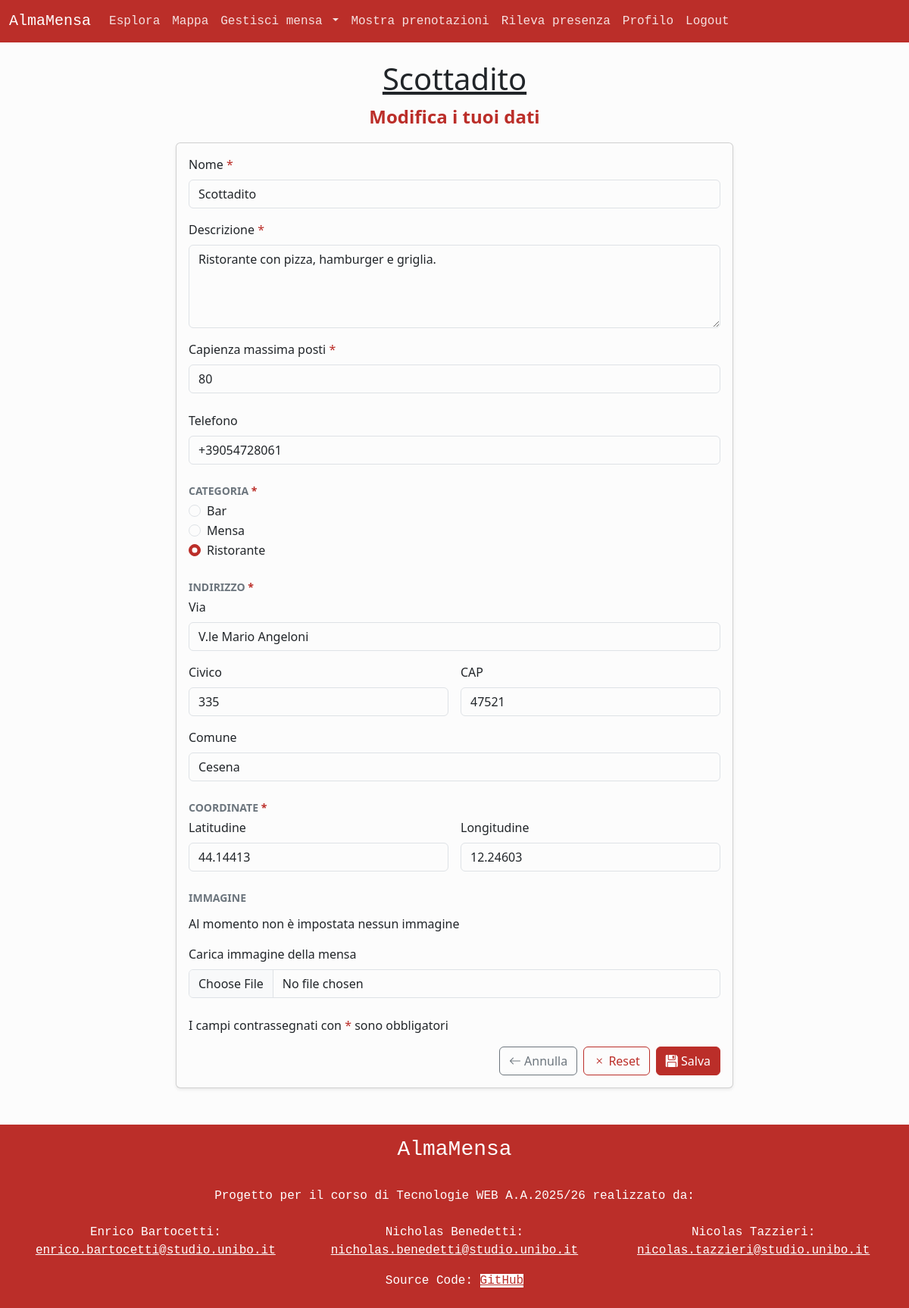
The app's page /manage_canteen.php?action=U&id=12 (signed in) with its own data.
### tables this page shows
CREATE TABLE `mense` (
  `id` int NOT NULL,
  `email` varchar(100) NOT NULL,
  `nome` varchar(50) NOT NULL,
  `descrizione` varchar(1024) NOT NULL,
  `ind_civico` varchar(10) NOT NULL,
  `ind_via` varchar(100) NOT NULL,
  `ind_comune` varchar(50) NOT NULL,
  `ind_cap` int NOT NULL,
  `telefono` varchar(20) DEFAULT NULL,
  `coo_latitudine` varchar(15) NOT NULL,
  `coo_longitudine` varchar(15) NOT NULL,
  `num_posti` int NOT NULL,
  `immagine` varchar(255) DEFAULT NULL,
  `id_categoria` int NOT NULL,
  `media_recensioni` decimal(3,2) NOT NULL,
  `num_recensioni` int NOT NULL
);

CREATE TABLE `categorie` (
  `id` int NOT NULL,
  `nome` varchar(25) NOT NULL
);

### src/template/manage_canteen.php (the view, shortened to what the rows shown need)
<div class="container py-4">
    <header class="row justify-content-center text-center">
        <a class="col-10 text-dark h1" href="canteen_details.php?id=<?php echo $templateParams["canteen"]->getId(); ?>"><?php echo $templateParams["canteen"]->getName(); ?></a>
        <p class="col-10 text-primary fs-4 fw-bold"><?php echo $templateParams["subtitle"] ; ?></p>
    </header>
    <div class="row justify-content-center">
        <div class="col-12 col-md-10 col-lg-8">
            <div class="card shadow-sm">
                <div class="card-body">
                    <form class="needs-validation" action="manage_canteen.php" method="POST" enctype="multipart/form-data" novalidate>
                        <div class="mb-3">
                            <label for="nome" class="form-label">Nome <span class="text-primary">*</span></label>
                            <input type="text" class="form-control" id="nome" name="name" placeholder="Nome della mensa" value="<?php echo $templateParams["name"]; ?>" required />
                        </div>
                        <div class="mb-3">
                            <label for="descrizione" class="form-label">Descrizione <span class="text-primary">*</span></label>
                            <textarea maxlength="1024" class="form-control" id="descrizione" name="desc" rows="4" required><?php echo $templateParams["desc"]; ?></textarea>
                        </div>
                        <div class="mb-4">
                            <label for="posti" class="form-label">Capienza massima posti <span class="text-primary">*</span></label>
                            <input type="number" class="form-control" id="posti" min="0" step="1" name="seats" placeholder="Es: 120" value="<?php echo $templateParams["seats"]; ?>" required />
                        </div>
                        <div class="mb-4">
                            <label for="telefono" class="form-label">Telefono</label>
                            <input type="text" class="form-control" id="telefono" name="telephone" placeholder="+39 333 123 4556" value="<?php echo $templateParams["telephone"]; ?>" />
                        </div>
                        <fieldset class="mb-4">
                            <legend class="text-uppercase text-secondary small fw-bold mb-1">Categoria <span class="text-primary">*</span></legend>
                            <?php foreach ($templateParams["categories"] as $c): ?>
                            <div class="form-check">
                                <input class="form-check-input" type="radio" name="cat" value="<?php echo $c["id"]; ?>" id="cat-<?php echo $c["id"]; ?>" <?php if($templateParams["cat"] == $c["nome"]) echo "checked"; ?> required />
                                <label class="form-check-label" for="cat-<?php echo $c["id"]; ?>">
                                    <?php echo $c["nome"]?>
                                </label>
                            </div>
                            <?php endforeach; ?>
                        </fieldset>
                        <fieldset class="mb-4">
                            <legend class="text-uppercase text-secondary small fw-bold mb-1">Indirizzo <span class="text-primary">*</span></legend>
                            <div class="mb-3">
                                <label for="via" class="form-label">Via</label>
                                <input type="text" class="form-control" id="via" name="avenue" placeholder="Via" value="<?php echo $templateParams["avenue"]; ?>" required />
                            </div>
                            <div class="row g-3">
                                <div class="col-md-6">
                                    <label for="civico" class="form-label">Civico</label>
                                    <input type="text" class="form-control" id="civico" name="num" placeholder="Numero civico" value="<?php echo $templateParams["num"]; ?>" required />
                                </div>
                                <div class="col-md-6">
                                    <label for="cap" class="form-label">CAP</label>
                                    <input type="text" class="form-control" id="cap" name="postal_code" placeholder="CAP" value="<?php echo $templateParams["postal_code"]; ?>" required />
                                </div>
                            </div>
                            <div class="mt-3">
                                <label for="comune" class="form-label">Comune</label>
                                <input type="text" class="form-control" id="comune" name="municipality" placeholder="Comune" value="<?php echo $templateParams["municipality"]; ?>" required />
                            </div>
                        </fieldset>
                        <fieldset class="mb-4">
                            <legend class="text-uppercase text-secondary small fw-bold mb-1">Coordinate <span class="text-primary">*</span></legend>
                            <div class="row g-3">
                                <div class="col-md-6 mt-0">
                                    <label for="latitude" class="form-label">Latitudine</label>
                                    <input type="text" class="form-control" id="latitude" name="lat" placeholder="Es: 44.4949" value="<?php echo $templateParams["lat"] ?>" required />
                                </div>
                                <div class="col-md-6 mt-md-0">
                                    <label for="longitude" class="form-label">Longitudine</label>
                                    <input type="text" class="form-control" id="longitude" name="lon" placeholder="Es: 11.3426" value="<?php echo $templateParams["lon"]; ?>" required />
                                </div>
                            </div>
                        </fieldset>
                        <fieldset class="mb-4">
                            <legend class="text-uppercase text-secondary small fw-bold mb-1">Immagine</legend>
                            <?php if($user->getImg() != null): ?>
                            <div class="mb-3">
                                <div class="form-check">
                                    <input class="form-check-input" type="checkbox" id="removeImg" name="removeImg" value="true" />
                                    <label class="form-check-label" for="removeImg">Rimuovi immagine</label>
                                </div>
                            </div>
                            <figure class="col-12 col-md-6">
                                <figcaption class="mb-1">Immagine corrente:</figcaption>
                                <img src="<?php echo UPLOAD_DIR . $user->getImg(); ?>" class="img-fluid mb-3 d-block w-100" alt="Immagine di sfondo attuale" />
                            </figure>
                            <label for="image" class="form-label">Sostituisci immagine della mensa</label>
                            <?php else: ?>
                            <p class="pt-2">Al momento non è impostata nessun immagine</p>
                            <label for="image" class="form-label">Carica immagine della mensa</label>
                            <?php endif; ?>
                            <input class="form-control" type="file" id="image" name="image" accept="image/*" />
                        </fieldset>
                        <p>I campi contrassegnati con <span class="text-primary">*</span> sono obbligatori</p>
                        <div class="d-flex gap-2 justify-content-end">
                            <a role="button" class="btn btn-outline-secondary" alt="Chiudi modifica" href="canteen_details.php?id=<?php echo $user->getId(); ?>"><span class="bi bi-arrow-left"></span> Annulla</a>
                            <button type="reset" id="resBtn" class="btn btn-outline-primary"><span class="bi bi-x"></span> Reset</button>
                            <button type="submit" class="btn btn-primary"><span class="bi bi-floppy-fill"></span> Salva</button>
                        </div>
                    </form>
                </div>
            </div>
        </div>
    </div>
</div>

### records on screen
mense: nome "Scottadito", name "Scottadito", desc "Ristorante con pizza, hamburger e griglia.", seats "80", telephone "+39054728061", avenue "V.le Mario Angeloni", num "335", postal_code "47521", municipality "Cesena", lat "44.14413", lon "12.24603"
categorie: nome "Bar"
categorie: nome "☐ Bar", nome "☐ Mensa", nome "☑ Ristorante", nome "Ristorante"
categorie: nome "Mensa"

### other values on screen
$templateParams["subtitle"] "Modifica i tuoi dati"
